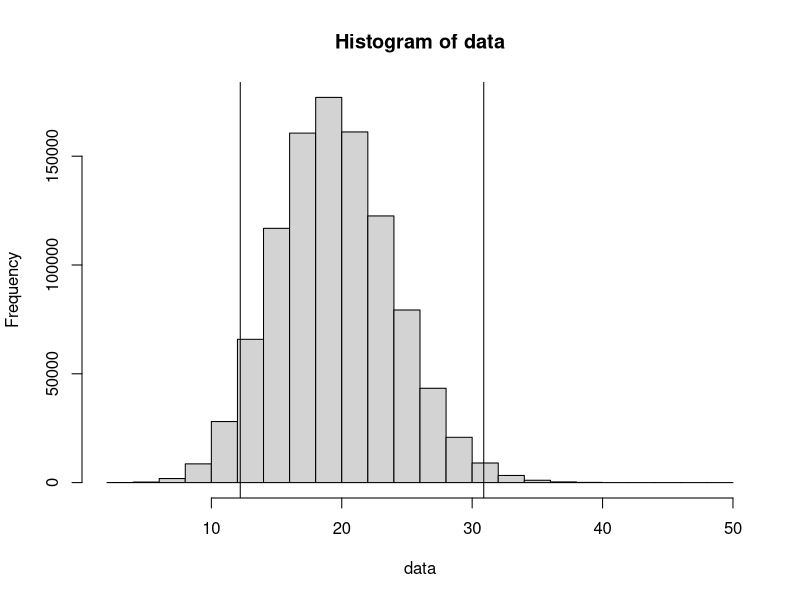

Reproduce this figure in R.
## ---- chunk 1
knitr::opts_chunk$set(echo = TRUE)
library(tidyverse)
## ---- chunk 2
e <- exp(1)
((e^-2)*(2^3))/factorial(3)
## ---- chunk 3
dpois(x = 3, lambda = 2)
## ---- chunk 4
set.seed(1984)
n <- 1000000
data <- rpois(n, 20)
## ---- chunk 5
poisson_lower_tail <- function(n) {
   qchisq(0.025, 2*n)/2
}
poisson_upper_tail <- function(n) {
   qchisq(0.975, 2*(n+1))/2
}
## ---- chunk 6
poisson_lower_tail(20)
## ---- chunk 7
poisson_upper_tail(20)
## ---- chunk 8
table(data<poisson_lower_tail(20))
## ---- chunk 9
table(data>poisson_upper_tail(20))
## ---- chunk 10
(sum(data<poisson_lower_tail(20)) + sum(data>poisson_upper_tail(20))) * 100 / n
## ---- chunk 11
hist(data)
abline(v=poisson_lower_tail(20))
abline(v=poisson_upper_tail(20))
